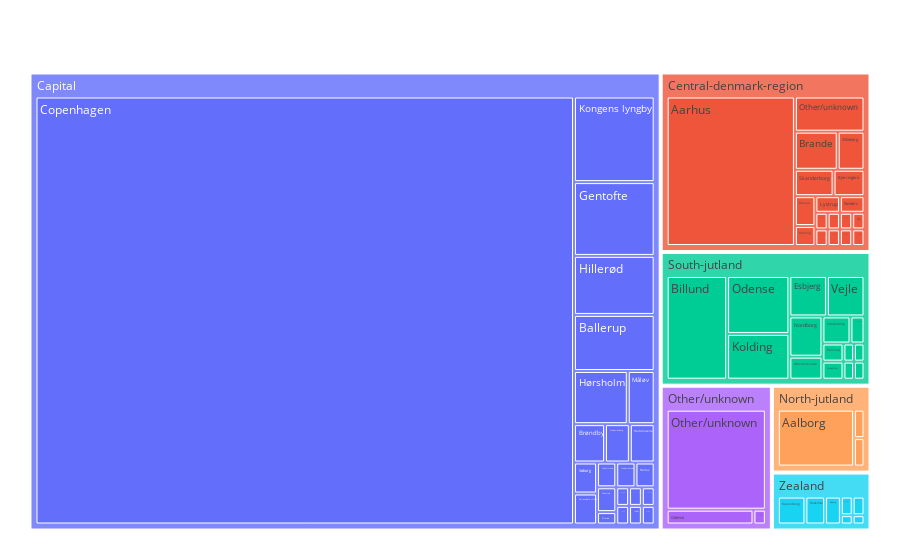

This figure's notebook cell:
### Markdown cell above
> <div class="alert alert-info">
    <b><i>Treemap of regions and locations</i></b>
    <a id="Treemap_of_regions_and_locations"></a>
#### Exploring the most popular regions and cities where jobs are located in

### Code cell
import plotly.express as px
import numpy as np

fig = px.treemap(data, names='Region', path=['Region', 'Location'])
fig.update_layout(margin = dict(t=50, l=25, r=25, b=25))
fig.show()

### Figure 1 — Plotly figure (JSON) as saved in the notebook; plotly's stock layout.template omitted (floating-point values rounded to 4 significant figures)
{"data": [{"branchvalues": "total", "domain": {"x": [0, 1], "y": [0, 1]}, "hovertemplate": "labels=%{label}<br>count=%{value}<br>parent=%{parent}<br>id=%{id}<extra></extra>", "ids": ["South-jutland/Aabenraa", "North-jutland/Aalborg", "Other/unknown/Aalborg", "Central-denmark-region/Aarhus", "Capital/Albertslund", "Capital/Allerød", "Capital/Ballerup", "South-jutland/Billund", "Central-denmark-region/Bjerringbro", "Central-denmark-region/Brande", "Capital/Brøndby", "Capital/Copenhagen", "Capital/Dragør", "South-jutland/Esbjerg", "Capital/Farum", "Capital/Fredensborg", "South-jutland/Fredericia", "Capital/Frederiksberg", "Capital/Frederikssund", "Capital/Gentofte", "Central-denmark-region/Grenaa", "South-jutland/Gråsten", "South-jutland/Haderslev", "Central-denmark-region/Hadsten", "Capital/Hedehusene", "Central-denmark-region/Hedensted", "South-jutland/Hellerup", "Capital/Herlev", "Central-denmark-region/Herning", "Capital/Hillerød", "Central-denmark-region/Hinnerup", "Central-denmark-region/Horsens", "Capital/Hvidovre", "Capital/Hørsholm", "Capital/Ishøj", "Zealand/Kalundborg", "Capital/Kastrup", "South-jutland/Kolding", "Capital/Kongens lyngby", "Zealand/Køge", "Central-denmark-region/Lystrup", "South-jutland/Middelfart", "Capital/Måløv", "Zealand/Nakskov", "South-jutland/Nordborg", "North-jutland/Nørresundby", "Central-denmark-region/Odder", "Other/unknown/Odense", "South-jutland/Odense", "Central-denmark-region/Other/unknown", "North-jutland/Other/unknown", "Other/unknown/Other/unknown", "South-jutland/Other/unknown", "Zealand/Other/unknown", "Central-denmark-region/Randers", "South-jutland/Ribe", "Zealand/Roskilde", "Central-denmark-region/Ry", "Central-denmark-region/Silkeborg", "Central-denmark-region/Skanderborg", "Central-denmark-region/Skive", "Zealand/Store heddinge", "Capital/Søborg", "Zealand/Søborg", "South-jutland/Sønderborg", "Capital/Taastrup", "Capital/Vallensbæk strand", "South-jutland/Vejle", "Central-denmark-region/Viborg", "Capital", "Central-denmark-region", "North-jutland", "Other/unknown", "South-jutland", "Zealand"], "labels": ["Aabenraa", "Aalborg", "Aalborg", "Aarhus", "Albertslund", "Allerød", "Ballerup", "Billund", "Bjerringbro", "Brande", "Brøndby", "Copenhagen", "Dragør", "Esbjerg", "Farum", "Fredensborg", "Fredericia", "Frederiksberg", "Frederikssund", "Gentofte", "Grenaa", "Gråsten", "Haderslev", "Hadsten", "Hedehusene", "Hedensted", "Hellerup", "Herlev", "Herning", "Hillerød", "Hinnerup", "Horsens", "Hvidovre", "Hørsholm", "Ishøj", "Kalundborg", "Kastrup", "Kolding", "Kongens lyngby", "Køge", "Lystrup", "Middelfart", "Måløv", "Nakskov", "Nordborg", "Nørresundby", "Odder", "Odense", "Odense", "Other/unknown", "Other/unknown", "Other/unknown", "Other/unknown", "Other/unknown", "Randers", "Ribe", "Roskilde", "Ry", "Silkeborg", "Skanderborg", "Skive", "Store heddinge", "Søborg", "Søborg", "Sønderborg", "Taastrup", "Vallensbæk strand", "Vejle", "Viborg", "Capital", "Central-denmark-region", "North-jutland", "Other/unknown", "South-jutland", "Zealand"], "name": "", "parents": ["South-jutland", "North-jutland", "Other/unknown", "Central-denmark-region", "Capital", "Capital", "Capital", "South-jutland", "Central-denmark-region", "Central-denmark-region", "Capital", "Capital", "Capital", "South-jutland", "Capital", "Capital", "South-jutland", "Capital", "Capital", "Capital", "Central-denmark-region", "South-jutland", "South-jutland", "Central-denmark-region", "Capital", "Central-denmark-region", "South-jutland", "Capital", "Central-denmark-region", "Capital", "Central-denmark-region", "Central-denmark-region", "Capital", "Capital", "Capital", "Zealand", "Capital", "South-jutland", "Capital", "Zealand", "Central-denmark-region", "South-jutland", "Capital", "Zealand", "South-jutland", "North-jutland", "Central-denmark-region", "Other/unknown", "South-jutland", "Central-denmark-region", "North-jutland", "Other/unknown", "South-jutland", "Zealand", "Central-denmark-region", "South-jutland", "Zealand", "Central-denmark-region", "Central-denmark-region", "Central-denmark-region", "Central-denmark-region", "Zealand", "Capital", "Zealand", "South-jutland", "Capital", "Capital", "South-jutland", "Central-denmark-region", "", "", "", "", "", ""], "type": "treemap", "values": [2, 29, 1, 94, 2, 1, 19, 33, 4, 8, 5, 968, 1, 8, 1, 1, 1, 4, 2, 25, 3, 1, 1, 1, 4, 1, 2, 2, 2, 20, 1, 1, 1, 12, 1, 7, 1, 15, 29, 2, 2, 2, 6, 1, 7, 2, 1, 7, 19, 12, 2, 54, 4, 2, 2, 1, 5, 1, 5, 5, 1, 1, 3, 4, 4, 2, 3, 8, 1, 1113, 145, 33, 62, 108, 22]}], "layout": {"autosize": true, "legend": {"tracegroupgap": 0}, "margin": {"b": 25, "l": 25, "r": 25, "t": 50}}}
